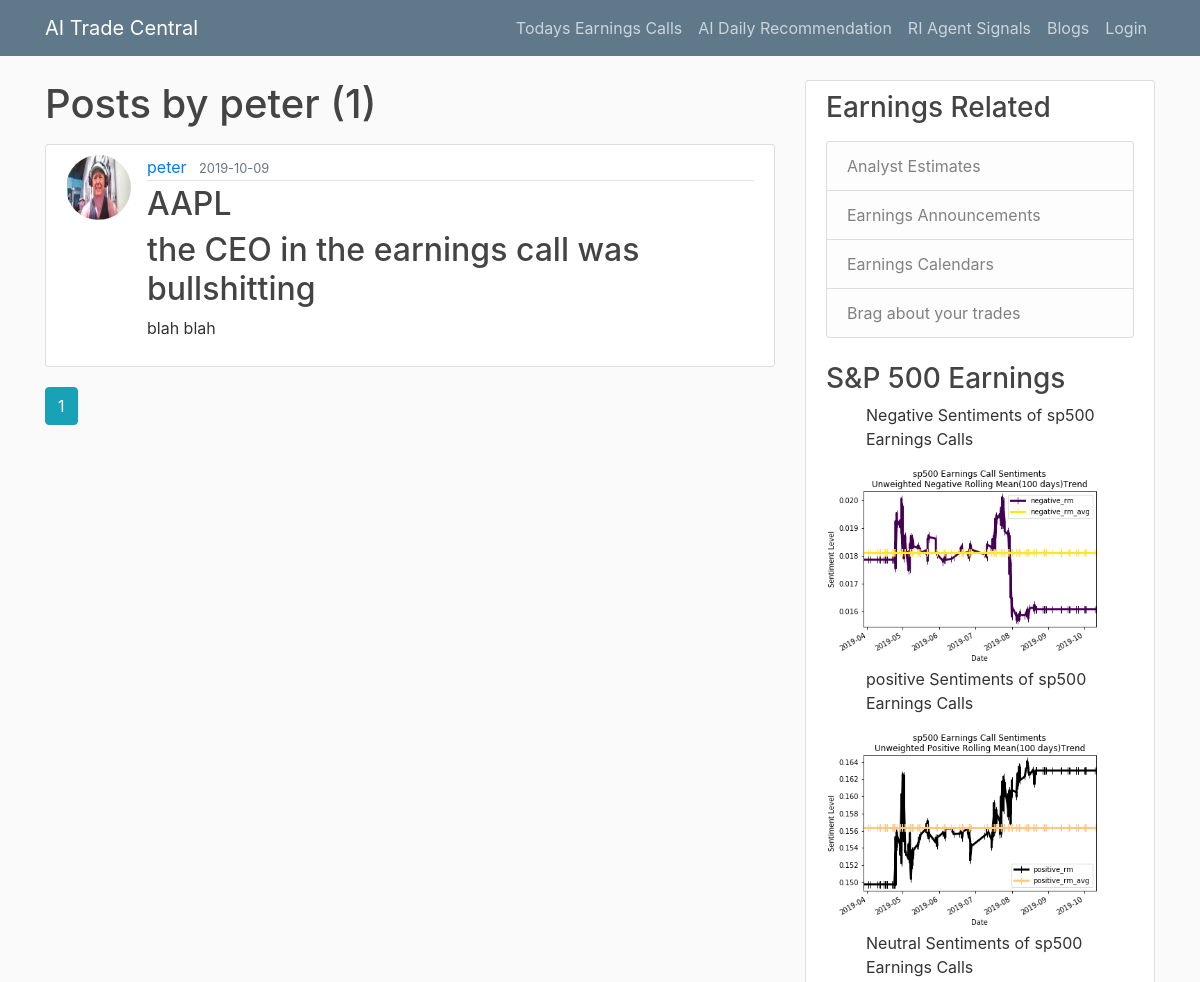
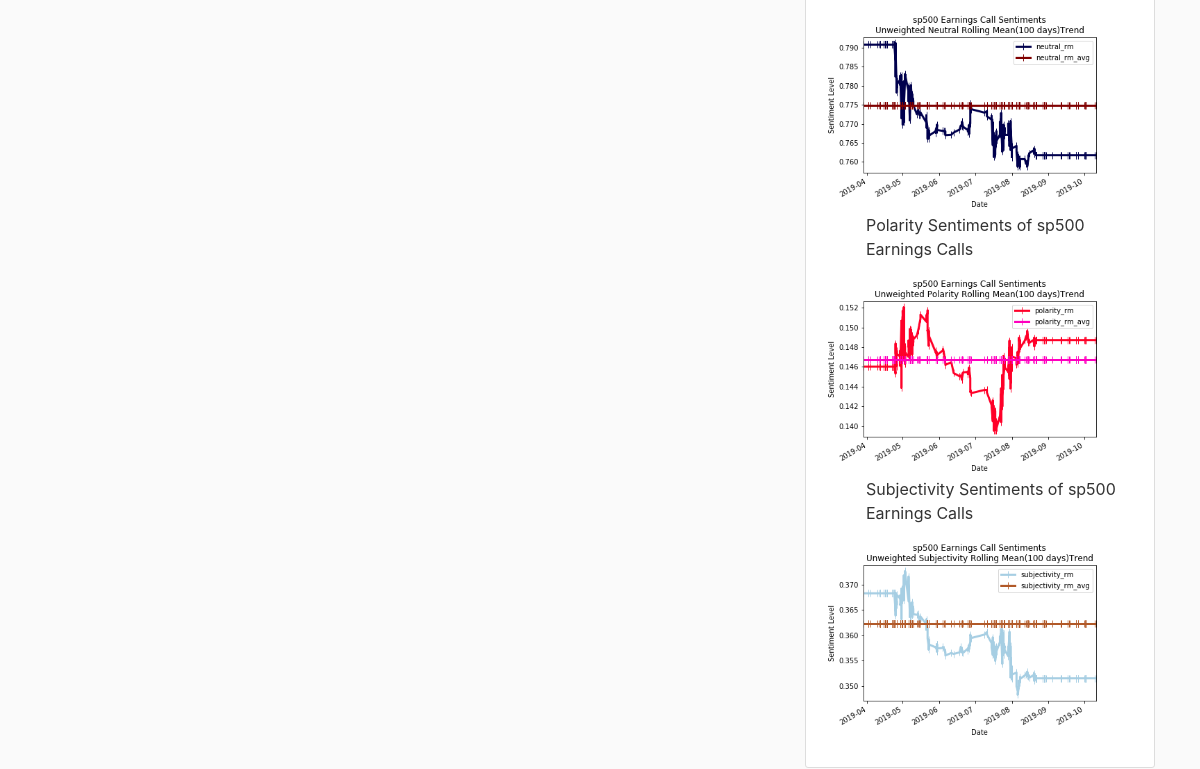
The page /user/peter on the database its author committed (2 pictures, top to bottom).
### earnings/models.py (models this page shows, shortened)
class User(db.Model, UserMixin):
    id = db.Column(db.Integer, primary_key=True)
    username = db.Column(db.String(20), unique=True, nullable=False)
    email = db.Column(db.String(120), unique=True, nullable=False)
    image_file = db.Column(db.String(20), nullable=False, default='default.jpg')
    password = db.Column(db.String(60), nullable=False)
    posts = db.relationship('Post', backref='author', lazy=True)

class Post(db.Model):
    id = db.Column(db.Integer, primary_key=True)
    ticker = db.Column(db.String(100), nullable=False)
    title = db.Column(db.String(100), nullable=False)
    date_posted = db.Column(db.DateTime, nullable=False, default=datetime.utcnow)
    content = db.Column(db.Text, nullable=False)
    user_id = db.Column(db.Integer, db.ForeignKey('user.id'), nullable=False)

### earnings/routes.py (the view)
@app.route("/user/<string:username>")
def user_posts(username):
    page = request.args.get('page', 1, type=int)
    user = User.query.filter_by(username=username).first_or_404()
    posts = Post.query.filter_by(author=user)\
        .order_by(Post.date_posted.desc())\
        .paginate(page=page, per_page=5)
    return render_template('user_posts.html', posts=posts, user=user)

### earnings/templates/user_posts.html
{% extends "layout.html" %}
{% block content %}
    <h1 class="mb-3">Posts by {{ user.username }} ({{ posts.total }})</h1>
    {% for post in posts.items %}
        <article class="media content-section">
          <img class="rounded-circle article-img" src="{{ url_for('static', filename='profile_pics/' + post.author.image_file) }}">
          <div class="media-body">
            <div class="article-metadata">
              <a class="mr-2" href="{{ url_for('user_posts', username=post.author.username) }}">{{ post.author.username }}</a>
              <small class="text-muted">{{ post.date_posted.strftime('%Y-%m-%d') }}</small>
            </div>
            <h2><a class="article-title" href="{{ url_for('post', post_id=post.id) }}">{{ post.ticker }}</a></h2>
            <h2><a class="article-title" href="{{ url_for('post', post_id=post.id) }}">{{ post.title }}</a></h2>
            <p class="article-content">{{ post.content }}</p>
          </div>
        </article>
    {% endfor %}
    {% for page_num in posts.iter_pages(left_edge=1, right_edge=1, left_current=1, right_current=2) %}
      {% if page_num %}
        {% if posts.page == page_num %}
          <a class="btn btn-info mb-4" href="{{ url_for('user_posts', username=user.username, page=page_num) }}">{{ page_num }}</a>
        {% else %}
          <a class="btn btn-outline-info mb-4" href="{{ url_for('user_posts', username=user.username, page=page_num) }}">{{ page_num }}</a>
        {% endif %}
      {% else %}
        ...
      {% endif %}
    {% endfor %}
{% endblock content %}

### earnings/templates/layout.html (shortened to what this page needs)
<!DOCTYPE html>
<html>
<head>
    <link rel="stylesheet" href="https://maxcdn.bootstrapcdn.com/bootstrap/4.0.0/css/bootstrap.min.css">
    <link rel="stylesheet" type="text/css" href="{{ url_for('static', filename='main.css') }}">
</head>
<body>
    <header class="site-header">
      <nav class="navbar navbar-expand-md navbar-dark bg-steel fixed-top">
        <div class="container">
          <a class="navbar-brand mr-4" href="/">AI Trade Central</a>
          <div class="collapse navbar-collapse" id="navbarToggle">
            <div class="navbar-nav">
              {% if current_user.is_authenticated %}
                <a class="nav-item nav-link" href="{{ url_for('daily') }}">Todays Earnings Calls</a>
                <a class="nav-item nav-link" href="{{ url_for('ml') }}">AI Daily Recommendation</a>
                <a class="nav-item nav-link" href="{{ url_for('agent') }}">RI Agent Signals</a>
                <a class="nav-item nav-link" href="{{ url_for('blog') }}">Blogs</a>
                <a class="nav-item nav-link" href="{{ url_for('new_post') }}">Post</a>
                <a class="nav-item nav-link" href="{{ url_for('account') }}">Account</a>
                <a class="nav-item nav-link" href="{{ url_for('logout') }}">Logout</a>
              {% else %}
                <a class="nav-item nav-link" href="{{ url_for('about') }}">Todays Earnings Calls</a>
                <a class="nav-item nav-link" href="{{ url_for('about') }}">AI Daily Recommendation</a>
                <a class="nav-item nav-link" href="{{ url_for('about') }}">RI Agent Signals</a>
                <a class="nav-item nav-link" href="{{ url_for('about') }}">Blogs</a>
                <a class="nav-item nav-link" href="{{ url_for('login') }}">Login</a>
              {% endif %}
            </div>
          </div>
        </div>
      </nav>
    </header>
    <main role="main" class="container">
      <div class="row">
        <div class="col-md-8">
          {% block content %}{% endblock %}
        </div>
        <div class="col-md-4">
          <div class="content-section">
            <h3>Earnings Related</h3>
            <p class='text-muted'>
              <ul class="list-group">
                <li class="list-group-item list-group-item-light">Analyst Estimates</li>
                <li class="list-group-item list-group-item-light">Earnings Announcements</li>
                <li class="list-group-item list-group-item-light">Earnings Calendars</li>
                <li class="list-group-item list-group-item-light">Brag about your trades</li>
               </ul>
               <br>
                <h3>S&P 500 Earnings</h3>
                <ul>Negative Sentiments of sp500 Earnings Calls</ul>
                <img src="static/data/sp500negative.png" alt="Chart" height="200" widthe="200">
                <ul>positive Sentiments of sp500 Earnings Calls</ul>
                <img src="static/data/sp500positive.png" alt="Chart" height="200" widthe="200">
                <ul>Neutral Sentiments of sp500 Earnings Calls</ul>
                <img src="static/data/sp500neutral.png" alt="Chart" height="200" widthe="200">
                <ul>Polarity Sentiments of sp500 Earnings Calls</ul>
                <img src="static/data/sp500polarity.png" alt="Chart" height="200" widthe="200">
                <ul>Subjectivity Sentiments of sp500 Earnings Calls</ul>
                <img src="static/data/sp500subjectivity.png" alt="Chart" height="200" widthe="200">
            </p>
          </div>
        </div>
      </div>
    </main>
</body>
</html>

### earnings/static/main.css (style rules this page uses)
body { background: #fafafa; color: #333333; margin-top: 5rem; }
h1, h2, h3, h4, h5, h6 { color: #444444; }
.bg-steel { background-color: #5f788a; }
.site-header .navbar-nav .nav-link { color: #cbd5db; }
.content-section { background: #ffffff; padding: 10px 20px; border: 1px solid #dddddd; border-radius: 3px; margin-bottom: 20px; }
.article-title { color: #444444; }
.article-content { white-space: pre-line; }
.article-img { height: 65px; width: 65px; margin-right: 16px; }
.article-metadata { padding-bottom: 1px; margin-bottom: 4px; border-bottom: 1px solid #e3e3e3 }

### rows shown on the page
User: username "peter"
Post: image_file (placeholder picture), author.username "peter", date_posted "2019-10-09", ticker "AAPL", title "the CEO in the earnings call was bullshitting", content "blah blah"

### other values the page prints
{{ posts.total }} "1"
{{ page_num }} "1"
